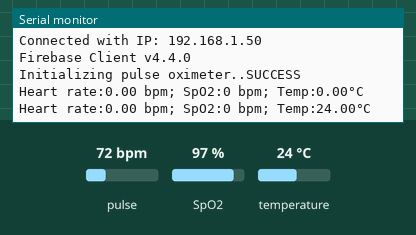
Simulated run of this sketch. Board: ESP32. On the bench: the last lines printed to the serial monitor. The test bench sets the inputs (shaded band); at power-on: pulse 72 bpm, temperature 24 °C, SpO2 97 %. WiFi joins after 1.5 s; servers stay silent unless stated.

Above: at 2.7 s.
2.8 s: pulse set to 42 bpm
At 2.8 s:
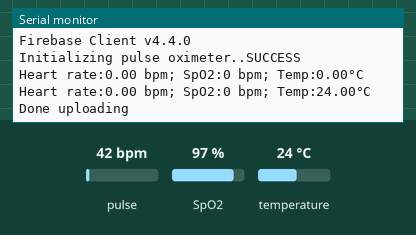
4.3 s: temperature set to 12 °C
At 5.7 s:
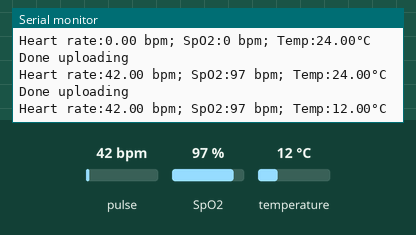
5.8 s: SpO2 set to 80 %
At 7.0 s:
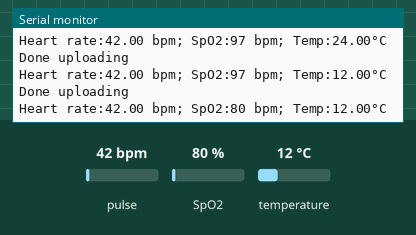
7.3 s: temperature set to 19 °C
At 8.4 s:
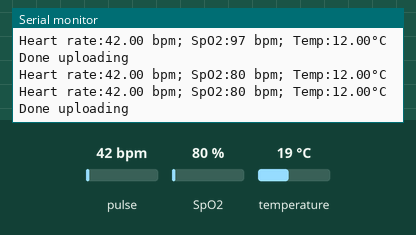
8.8 s: pulse set to 70 bpm
At 9.4 s:
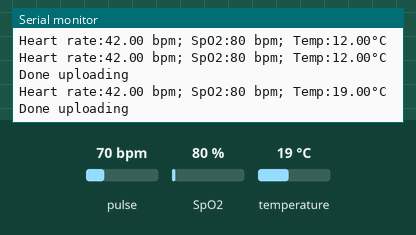
Timing chart, 0 to 11.3 s (numbered marks = the images above; inputs shaded):
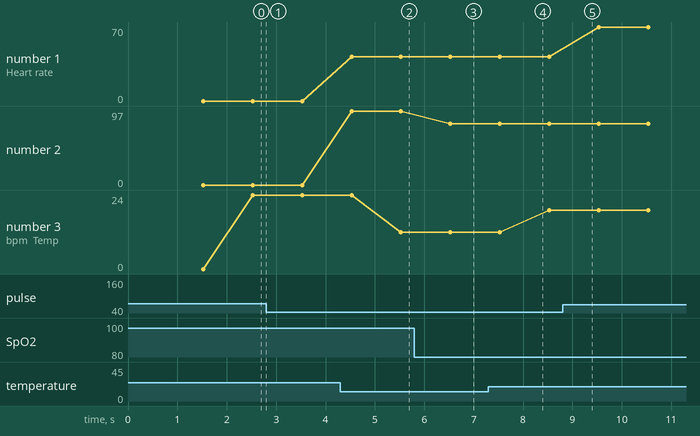

Measured:
- after the input at 4.3 s, the serial monitor: prints a new line after 1.2 s (image 2)
- after the input at 5.8 s, the serial monitor: prints a new line after 0.73 s (image 3)
- plotted number 1: 42 → 70 after the input at 8.8 s
- plotted number 2: 97 → 80 after the input at 5.8 s
- plotted number 3: 24 → 12 after the input at 4.3 s, 12 → 19 after the input at 7.3 s

The sketch:

cardiogram.ino
```cpp
/* 1. Define the WiFi credentials */

#define WIFI_SSID "poseidon"
#define WIFI_PASSWORD "123456789"
#define DEVICE_ID 115

#include "MAX30100_PulseOximeter.h"
#include <Arduino.h>
#if defined(ESP32)
#include <WiFi.h>
#elif defined(ESP8266)
#include <ESP8266WiFi.h>
#elif __has_include(<WiFiNINA.h>)
#include <WiFiNINA.h>
#elif __has_include(<WiFi101.h>)
#include <WiFi101.h>
#elif __has_include(<WiFiS3.h>)
#include <WiFiS3.h>
#endif

#include <Firebase_ESP_Client.h>

// Provide the token generation process info.
#include <addons/TokenHelper.h>

// Provide the RTDB payload printing info and other helper functions.
#include <addons/RTDBHelper.h>
#include <OneWire.h>
#include <DallasTemperature.h>

#define ONE_WIRE_BUS 5

OneWire oneWire(ONE_WIRE_BUS);

DallasTemperature sensors(&oneWire);

float Celsius = 0;


#define USER_EMAIL "test@gmail.com"
#define USER_PASSWORD "123456789"
// For the following credentials, see examples/Authentications/SignInAsUser/EmailPassword/EmailPassword.ino

/* 2. Define the API Key */
#define API_KEY "AIzaSyBXW4jD4Mg7BBoEmTdrgSmjwLIFPtuWohU"

/* 3. Define the RTDB URL */
#define DATABASE_URL "https://cardiogram-proj-default-rtdb.firebaseio.com/" //<databaseName>.firebaseio.com or <databaseName>.<region>.firebasedatabase.app

/* 4. Define the user Email and password that alreadey registerd or added in your project */

unsigned long sendDataPrevMillis = 0;

// Define Firebase Data object
FirebaseData fbdo;

FirebaseAuth auth;
FirebaseConfig config;
#define REPORTING_PERIOD_MS 1000

// PulseOximeter is the higher level interface to the sensor
// it offers:
//  * beat detection reporting
//  * heart rate calculation
//  * SpO2 (oxidation level) calculation
PulseOximeter pox;
#define ADC_VREF_mV 3300.0 // in millivolt
#define ADC_RESOLUTION 4096.0
#define PIN_LM35 33 // ESP32 pin GPIO36 (ADC0) connected to LM35
uint32_t tsLastReport = 0;

#if defined(ARDUINO_RASPBERRY_PI_PICO_W)
WiFiMulti multi;
#endif

float temp = 0;
float oxygen = 0;
float heartRate = 0;

TaskHandle_t GetReadings;
TaskHandle_t PostToFirebase;

// Callback (registered below) fired when a pulse is detected
void onBeatDetected()
{
  delay(1);
}

void setup()
{
  Serial.begin(115200);

  sensors.begin();

#if defined(ARDUINO_RASPBERRY_PI_PICO_W)
  multi.addAP(WIFI_SSID, WIFI_PASSWORD);
  multi.run();
#else
  WiFi.begin(WIFI_SSID, WIFI_PASSWORD);
#endif

  Serial.print("Connecting to Wi-Fi");
  unsigned long ms = millis();
  while (WiFi.status() != WL_CONNECTED)
  {
    Serial.print(".");
    delay(300);
#if defined(ARDUINO_RASPBERRY_PI_PICO_W)
    if (millis() - ms > 10000)
      break;
#endif
  }
  Serial.println();
  Serial.print("Connected with IP: ");
  Serial.println(WiFi.localIP());
  Serial.println();

  Serial.printf("Firebase Client v%s\n\n", FIREBASE_CLIENT_VERSION);

  /* Assign the api key (required) */
  config.api_key = API_KEY;

  /* Assign the user sign in credentials */
  auth.user.email = USER_EMAIL;
  auth.user.password = USER_PASSWORD;

  /* Assign the RTDB URL (required) */
  config.database_url = DATABASE_URL;

  /* Assign the callback function for the long running token generation task */
  config.token_status_callback = tokenStatusCallback; // see addons/TokenHelper.h

  // Comment or pass false value when WiFi reconnection will control by your code or third party library e.g. WiFiManager
  Firebase.reconnectNetwork(true);

  fbdo.setBSSLBufferSize(4096 /* Rx buffer size in bytes from 512 - 16384 */, 1024 /* Tx buffer size in bytes from 512 - 16384 */);

  // Limit the size of response payload to be collected in FirebaseData
  fbdo.setResponseSize(2048);

  Firebase.begin(&config, &auth);

  // The WiFi credentials are required for Pico W
  // due to it does not have reconnect feature.
#if defined(ARDUINO_RASPBERRY_PI_PICO_W)
  config.wifi.clearAP();
  config.wifi.addAP(WIFI_SSID, WIFI_PASSWORD);
#endif

  Firebase.setDoubleDigits(5);

  config.timeout.serverResponse = 10 * 1000;
  Serial.print("Initializing pulse oximeter..");

  // Initialize the PulseOximeter instance
  // Failures are generally due to an improper I2C wiring, missing power supply
  // or wrong target chip
  if (!pox.begin())
  {
    Serial.println("FAILED");
    for (;;)
      ;
  }
  else
  {
    Serial.println("SUCCESS");
  }

  // The default current for the IR LED is 50mA and it could be changed
  //   by uncommenting the following line. Check MAX30100_Registers.h for all the
  //   available options.
  // pox.setIRLedCurrent(MAX30100_LED_CURR_7_6MA);

  // Register a callback for the beat detection
  pox.setOnBeatDetectedCallback(onBeatDetected);
  xTaskCreatePinnedToCore(SensorReadings, "GetReadings", 1724, NULL, 0, &GetReadings, 0);

  xTaskCreatePinnedToCore(SendReadingsToFirebase, "PostToFirebase", 6268, NULL, 0, &PostToFirebase, 1);
}

void SendReadingsToFirebase(void *parameter)
{

  while (true)
  {

    if (Firebase.ready() && (millis() - sendDataPrevMillis > 1000 || sendDataPrevMillis == 0))
    {
      // added here because of the incompatibility  between temp sensor and pulse oximeter sensor lib files
      //////////////////////////////////
      sendDataPrevMillis = millis();
      sensors.requestTemperatures();
      Celsius = sensors.getTempCByIndex(0);
      temp = Celsius;
      /////////////////////////////////////////////

      // firebase logic to upload code to realtime database
      bool flag1 = Firebase.RTDB.setInt(&fbdo, ("/" + String(DEVICE_ID) + "/heartrate").c_str(), int(heartRate));
      bool flag2 = Firebase.RTDB.setInt(&fbdo, ("/" + String(DEVICE_ID) + "/oxygen").c_str(), int(oxygen));
      bool flag3 = Firebase.RTDB.setInt(&fbdo, ("/" + String(DEVICE_ID) + "/temperature").c_str(), int(temp));
      if (flag1 && flag2 && flag3)
      {
        Serial.println("Done uploading");
      }
    }
  }
}

void SensorReadings(void *parameter)
{

  while (true)
  {
    pox.update();

    // Asynchronously dump heart rate and oxidation levels to the serial
    // For both, a value of 0 means "invalid"
    if (millis() - tsLastReport > REPORTING_PERIOD_MS)
    {

      Serial.print("Heart rate:");
      Serial.print(pox.getHeartRate());
      Serial.print(" bpm; SpO2:");
      Serial.print(pox.getSpO2());
      Serial.print(" bpm; Temp:");
      Serial.print(Celsius); // print the temperature in °C
      Serial.println("°C");
      heartRate = pox.getHeartRate();
      oxygen = pox.getSpO2();

      tsLastReport = millis();
    }
  }
}

void loop()
{

  delay(1);
}
```
